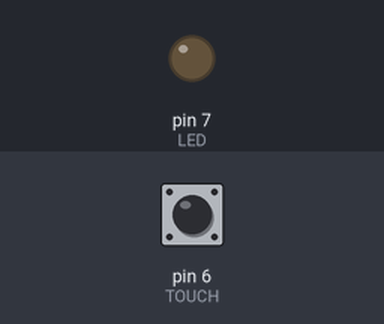
Simulated run of this sketch. Board: Arduino Uno, built with avr-gcc and run on an emulated ATmega328P. On the bench: output pins drawn as LEDs (lit = HIGH). The test bench sets the inputs (shaded band); at power-on: pin 6 (TOUCH) LOW.

Above: at 1.2 s.
1.3 s: pin 6 (TOUCH) pulled HIGH for 0.15 s
At 2.5 s:
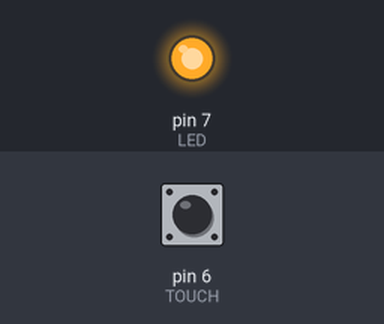
2.9 s: pin 6 (TOUCH) pulled HIGH for 1 s
At 3.9 s:
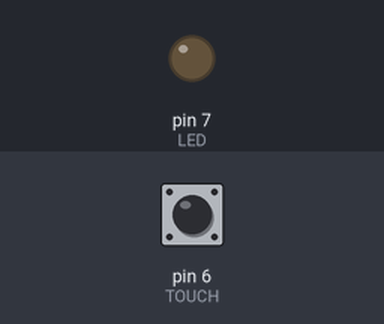
5.4 s: pin 6 (TOUCH) pulled HIGH for 3.2 s
At 5.8 s:
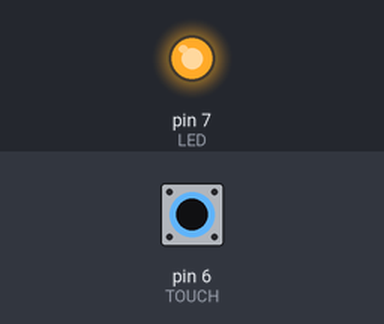
Timing chart, 0 to 8.4 s (numbered marks = the images above; inputs shaded):
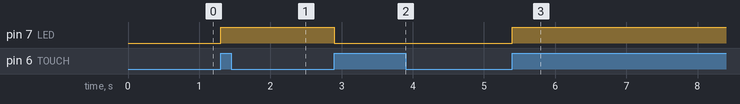

The sketch:

touch-by-touch.ino
```cpp
#define TOUCH 6
#define LED 7

int lastTouchState = LOW;
int currentTouchState = LOW;

void setup() {
  pinMode(TOUCH, INPUT);
  pinMode(LED, OUTPUT);
}

void loop() {
  currentTouchState = digitalRead(TOUCH);

  if (currentTouchState == HIGH && currentTouchState != lastTouchState) {
    digitalWrite(LED, digitalRead(LED) == LOW ? HIGH : LOW);
  }

  lastTouchState = currentTouchState;
}
```

Measured:
- after the input at 1.3 s, pin 7 (LED): LOW → HIGH at once
- after the input at 2.9 s, pin 7 (LED): HIGH → LOW at once
- after the input at 5.4 s, pin 7 (LED): LOW → HIGH at once
